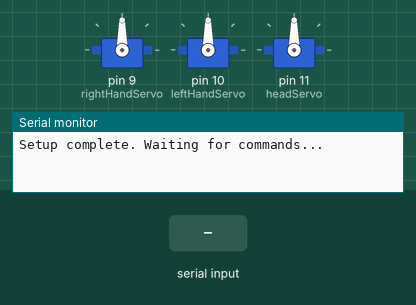
Bench run of a sketch on a simulated Arduino Uno, built with avr-gcc and run on an emulated ATmega328P. Shown: 3 × servo, the last lines printed to the serial monitor. The inputs (shaded band) are chosen by the test bench.

Above: at 1.2 s.
1.3 s: "right hand\n" received over Serial
At 3.8 s:
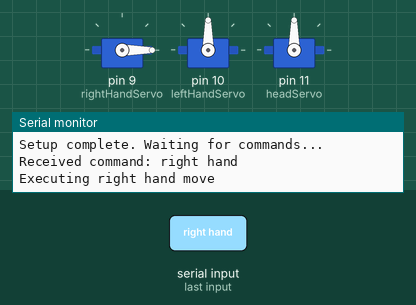
4.3 s: "say hi\n" received over Serial
7.3 s: "rotate your head\n" received over Serial
10.3 s: "right hand\n" received over Serial
At 12.9 s:
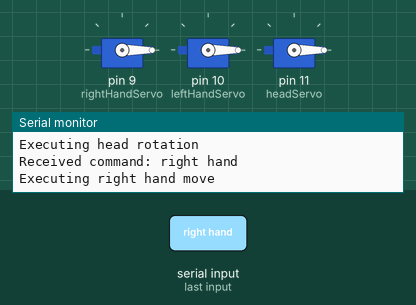
13.3 s: "say hi\n" received over Serial
At 14.2 s:
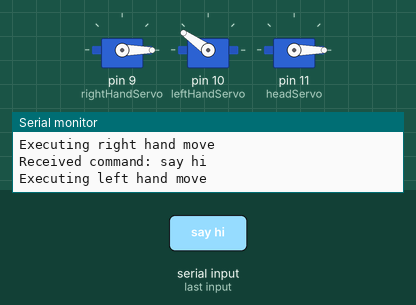
Timing chart, 0 to 16.3 s (numbered marks = the images above; inputs shaded):
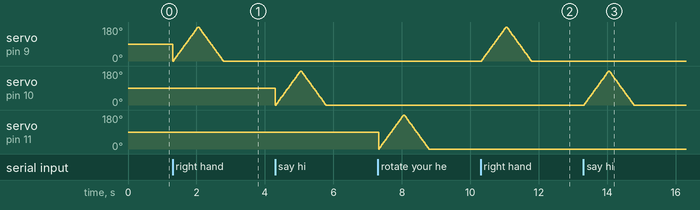

Measured:
- after the input at 10.3 s, servo on pin 9 (rightHandServo): rises from 0° to 180° in 0.70 s, then falls to 0° in 0.74 s
- after the input at 13.3 s, servo on pin 10 (leftHandServo): rises from 0° to 180° in 0.70 s, then falls to 0° in 0.74 s

The sketch:

2222222222.ino
```cpp
#include <Servo.h>

Servo rightHandServo;
Servo leftHandServo;
Servo headServo;

void setup() {
  Serial.begin(9600);        // Start the serial communication
  rightHandServo.attach(9);  // Connect right-hand servo to pin 9
  leftHandServo.attach(10);  // Connect left-hand servo to pin 10
  headServo.attach(11);      // Connect head servo to pin 11
  Serial.println("Setup complete. Waiting for commands...");
}

void loop() {
  if (Serial.available() > 0) {
    String command = Serial.readStringUntil('\n');
    Serial.println("Received command: " + command);  // Print the received command for debugging
    executeCommand(command);
  }
}

void executeCommand(String command) {
  if (command == "right hand") {
    Serial.println("Executing right hand move");
    for (int angle = 0; angle <= 180; angle += 5) {
      rightHandServo.write(angle);
      delay(20);
    }
    for (int angle = 180; angle >= 0; angle -= 5) {
      rightHandServo.write(angle);
      delay(20);
    }
  } else if (command == "say hi") {
    Serial.println("Executing left hand move");
    for (int angle = 0; angle <= 180; angle += 5) {
      leftHandServo.write(angle);
      delay(20);
    }
    for (int angle = 180; angle >= 0; angle -= 5) {
      leftHandServo.write(angle);
      delay(20);
    }
  } else if (command == "rotate your head") {
    Serial.println("Executing head rotation");
    for (int angle = 0; angle <= 180; angle += 5) {
      headServo.write(angle);
      delay(20);
    }
    for (int angle = 180; angle >= 0; angle -= 5) {
      headServo.write(angle);
      delay(20);
    }
  } else {
    Serial.println("Unknown command: " + command);  // Handle unknown commands
  }
}
```
